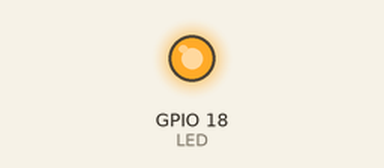
Bench run of a program on a simulated Raspberry Pi (BCM pin numbers). Shown: output pins drawn as LEDs (lit = HIGH).

Above: at 0.1 s.
Timing chart, 0 to 1.6 s (numbered marks = the images above):
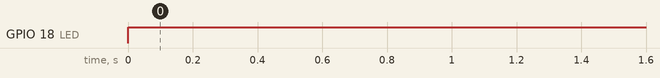

The program:

main.py
```python
#!/usr/bin/python
# -*- coding:utf-8 -*-
import RPi.GPIO as GPIO
import time

LED = 18
KEY = 17

GPIO.setmode(GPIO.BCM)    #采用BCM编号方式
GPIO.setup(LED,GPIO.OUT)  #设置输出模式
GPIO.setup(KEY, GPIO.IN, pull_up_down=GPIO.PUD_UP)  #设置输入模式，输入上拉，下拉是GPIO.PUD_DOWN

keyValue = 0

try:
    while True:
        keyValue = GPIO.input(KEY)
        if keyValue:
            GPIO.output(LED,GPIO.HIGH)
        else:
            GPIO.output(LED,GPIO.LOW)
except:
    print("except")

GPIO.cleanup()
```

Measured:
- by itself, GPIO 18 (LED): LOW → HIGH at 0.00 s
